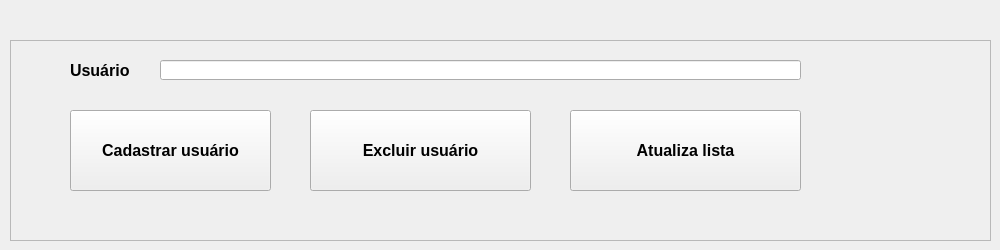
     <widget class="QWidget" name="tab_3">
      <attribute name="title">
       <string>Cadastro</string>
      </attribute>
      <widget class="QFrame" name="frame_4">
       <property name="geometry">
        <rect>
         <x>10</x>
         <y>40</y>
         <width>981</width>
         <height>201</height>
        </rect>
       </property>
       <property name="frameShape">
        <enum>QFrame::StyledPanel</enum>
       </property>
       <property name="frameShadow">
        <enum>QFrame::Raised</enum>
       </property>
       <widget class="QLabel" name="label_30">
        <property name="geometry">
         <rect>
          <x>60</x>
          <y>20</y>
          <width>71</width>
          <height>21</height>
         </rect>
        </property>
        <property name="font">
         <font>
          <pointsize>12</pointsize>
          <weight>75</weight>
          <bold>true</bold>
         </font>
        </property>
        <property name="text">
         <string>Usuário</string>
        </property>
       </widget>
       <widget class="QLineEdit" name="user_lineEdit">
        <property name="geometry">
         <rect>
          <x>150</x>
          <y>20</y>
          <width>641</width>
          <height>20</height>
         </rect>
        </property>
       </widget>
       <widget class="QPushButton" name="cadastro_pushButton">
        <property name="geometry">
         <rect>
          <x>60</x>
          <y>70</y>
          <width>201</width>
          <height>81</height>
         </rect>
        </property>
        <property name="font">
         <font>
          <pointsize>12</pointsize>
          <weight>75</weight>
          <bold>true</bold>
         </font>
        </property>
        <property name="text">
         <string>Cadastrar usuário</string>
        </property>
       </widget>
       <widget class="QPushButton" name="exclui_pushButton">
        <property name="geometry">
         <rect>
          <x>300</x>
          <y>70</y>
          <width>221</width>
          <height>81</height>
         </rect>
        </property>
        <property name="font">
         <font>
          <pointsize>12</pointsize>
          <weight>75</weight>
          <bold>true</bold>
         </font>
        </property>
        <property name="text">
         <string>Excluir usuário</string>
        </property>
       </widget>
       <widget class="QPushButton" name="load_pushButton">
        <property name="geometry">
         <rect>
          <x>560</x>
          <y>70</y>
          <width>231</width>
          <height>81</height>
         </rect>
        </property>
        <property name="font">
         <font>
          <pointsize>12</pointsize>
          <weight>75</weight>
          <bold>true</bold>
         </font>
        </property>
        <property name="text">
         <string>Atualiza lista</string>
        </property>
       </widget>
      </widget>
     </widget>
